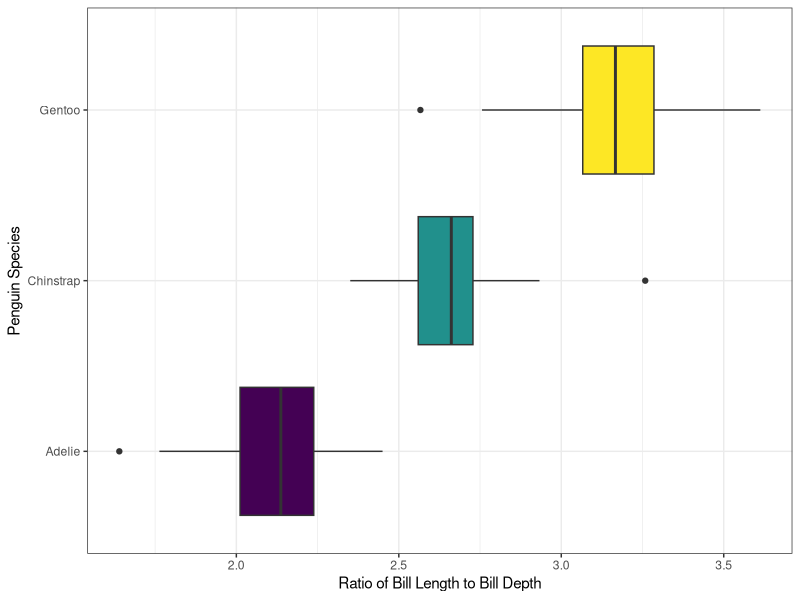
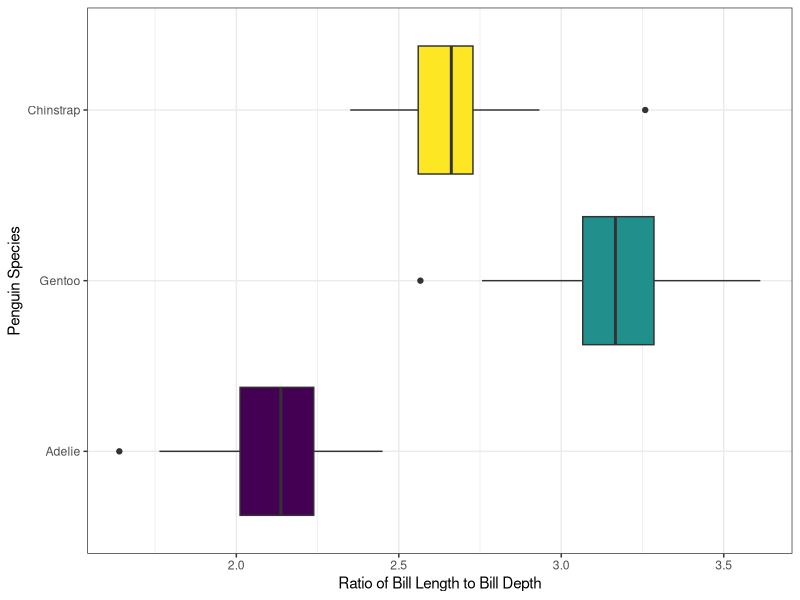
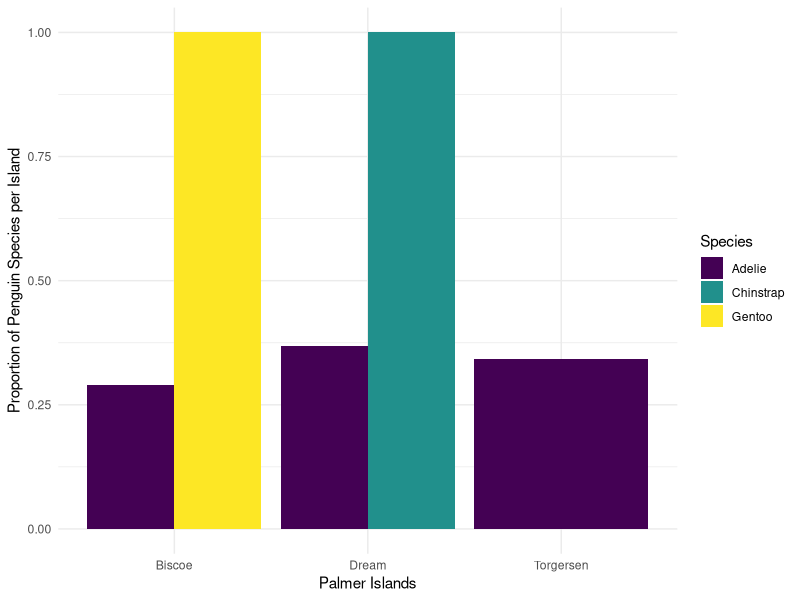

Recreate these plots in R, in order.
## ---- chunk 1
#| label: setup
#| include: false

library(tidyverse)
library(palmerpenguins)
data(penguins)
## ---- chunk 2
penguins |>
  mutate(body_mass_kg = body_mass_g / 1000)
## ---- chunk 3
penguins |> 
  drop_na() #if we leave it blank it will remove any row with an NA
## ---- chunk 4
penguins |> 
  drop_na(sex) #adding a variable, removes rows with NA just for that variable
## ---- chunk 5
#| label: creating-bill-ratio

#create bill ratio variable
penguins <- penguins |> 
  mutate(bill_ratio = bill_length_mm / bill_depth_mm)
## ---- chunk 6
#| label: bill-ratio-boxplot

#boxplot to visualize bill_ratio by species
ggplot(data = penguins) +
  geom_boxplot(aes(x = bill_ratio,
                   y = species,
                   fill = species)) +
  labs(x = "Ratio of Bill Length to Bill Depth",
       y = "Penguin Species") +
  guides(fill = "none") +
  theme_bw() +
  scale_fill_viridis_d()
## ---- chunk 7
#| label: new-columns-conversions

#create new columns for converted variables
penguins <- penguins |>
  mutate(bill_ratio = bill_length_mm / bill_depth_mm,
         body_mass_kg = body_mass_g / 1000,
         flipper_length_m = flipper_length_mm / 1000)
## ---- chunk 8
#| label: reorder-species

#reorder species and recreate boxplot
penguins |> 
  mutate(species = 
           fct_relevel(species, "Adelie", "Gentoo", "Chinstrap"),
         bill_ratio = bill_length_mm / bill_depth_mm) |> 
  ggplot() +
  geom_boxplot(aes(x = bill_ratio,
                   y = species,
                   fill = species)) +
  labs(x = "Ratio of Bill Length to Bill Depth",
       y = "Penguin Species") +
  guides(fill = "none") +
  theme_bw() +
  scale_fill_viridis_d()
  
## ---- chunk 9
penguins |>
  group_by(species) |>
  summarize(mass_mean = mean(body_mass_g, na.rm = TRUE),
            mass_sd = sd(body_mass_g, na.rm = TRUE))
## ---- chunk 10
#| label: summary-stats-mass-kg
#Calculate summary statistics for body mass (kg) by species and sex
penguins |> 
  mutate(body_mass_kg = body_mass_g / 1000) |> 
  group_by(species, sex) |> 
  summarize(mass_mean_kg = mean(body_mass_kg, na.rm = TRUE),
            mass_sd_kg = sd(body_mass_kg, na.rm = TRUE))
## ---- chunk 11
#| label: min-max-flipper-length
#table for the minimum and maximum flipper length for Chinstrap
penguins |> 
  filter(species == "Chinstrap") |> 
  group_by(island) |> 
  mutate(flip_min = min(flipper_length_mm),
         flip_max = max(flipper_length_mm))
## ---- chunk 12
#| label: bill-ratio-table
#summary table for mean bill ratio by species
penguins |> 
  mutate(bill_ratio = bill_length_mm/bill_depth_mm) |> 
  select(species, bill_ratio) |> 
  group_by(species) |> 
  filter(complete.cases(bill_ratio)) |> #https://stackoverflow.com/a/75847863 
  summarize(bill_ratio_mean = mean(bill_ratio)) 

## ---- chunk 13
penguins |>
  group_by(species) |>
  summarize(bill_length_mean = mean(bill_length_mm, na.rm = TRUE),
            bill_depth_mean = mean(bill_depth_mm, na.rm = TRUE),
            flipper_length_mean = mean(flipper_length_mm, na.rm = TRUE))
## ---- chunk 14
penguins |>
  group_by(species) |>
  summarize(across(ends_with("mm"), 
                   .fns = mean, 
                   na.rm = TRUE))
## ---- chunk 15
penguins |>
  group_by(year) |>
  summarise(across(starts_with("bill"), 
                   .fns = max, 
                   na.rm = TRUE, 
                   .names = "max_{.col}"))
## ---- chunk 16
penguins |>
  group_by(year) |>
  summarise(across(starts_with("bill"), 
                   .fns = max, 
                   na.rm = TRUE, 
                   .names = "{.col}_max"))
## ---- chunk 17
penguins |>
  group_by(species) |>
  summarize(across(contains("length"),
                   list(avg = mean, stdev = sd),
                   na.rm = TRUE,
                   .names = "{.fn}_{.col}"))
## ---- chunk 18

## ---- chunk 19

## ---- chunk 20
penguins |>
  group_by(species) |>
  summarize(n = n())
## ---- chunk 21
penguins |>
  count(species)
## ---- chunk 22
penguins |>
  count(species, year)
## ---- chunk 23
penguins |> 
  count(species, island) |> #comment
  group_by(species) |> #comment 
  mutate(total = sum(n),  #comment
         prop = n/total) |>  #comment
  ggplot(aes(x = island, y = prop, fill = species)) + #comment
  geom_col(position = position_dodge()) + #comment
  scale_fill_viridis_d() + #comment
  labs(x = "Palmer Islands",
       y = "Proportion of Penguin Species per Island",
       fill = "Species") +
  theme_minimal()
## ---- chunk 24

## ---- chunk 25

## ---- chunk 26
penguins |>
  mutate(size_bin = case_when(
      body_mass_g > 4500 ~ "large",
      body_mass_g > 3000 & body_mass_g <= 4500 ~ "medium",
      body_mass_g <= 3000 ~ "small"
    )
  )
## ---- chunk 27
penguins |>
  select(species, year, flipper_length_mm) |>  #comment
  rename(study_year = year) |>   #comment
  filter(species == "Adelie") |>  #comment
  mutate(flipper_rank = case_when(   #comment
    flipper_length_mm < 200 ~ 1,   #comment
    flipper_length_mm >= 200 ~ 2,  #comment
    TRUE ~ 0 # 0 for anything else
  ))
## ---- chunk 28

## ---- chunk 29

